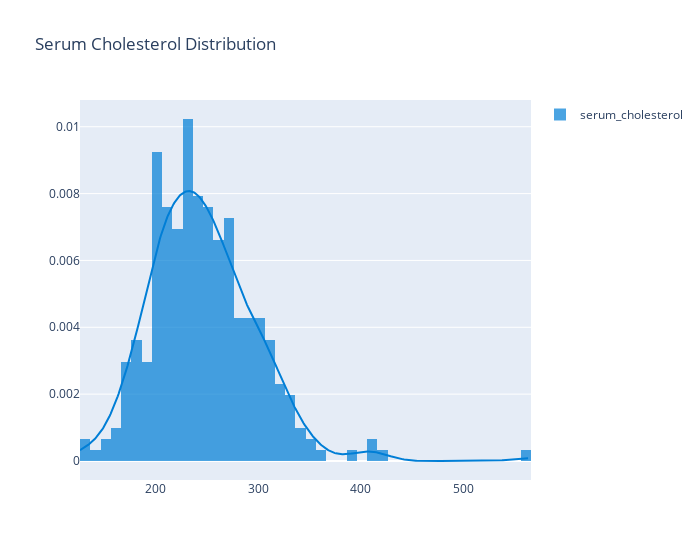

Here is the notebook cell this chart was saved with:
### Code cell
# The distribution of Serum Cholesterol
hist_data = [data['chol']]
group_labels = ['serum_cholesterol'] 
colors = ['#007ED6']
fig = ff.create_distplot(hist_data, group_labels=group_labels, colors=colors,
                         bin_size=10, show_rug=False)
fig.update_layout(width=700, title_text='Serum Cholesterol Distribution')
fig.show()

### Figure 1 — Plotly figure (JSON) as saved in the notebook; plotly's stock layout.template omitted (floating-point values rounded to 4 significant figures; data arrays with more than 128 entries replaced by an {"elided": "..."} marker saying what was removed)
{"data": [{"autobinx": false, "histnorm": "probability density", "legendgroup": "serum_cholesterol", "marker": {"color": "#007ED6"}, "name": "serum_cholesterol", "opacity": 0.7, "type": "histogram", "x": {"elided": "303 int values"}, "xaxis": "x", "xbins": {"end": 564, "size": 10, "start": 126}, "yaxis": "y"}, {"legendgroup": "serum_cholesterol", "marker": {"color": "#007ED6"}, "mode": "lines", "name": "serum_cholesterol", "showlegend": false, "type": "scatter", "x": {"elided": "500 float values"}, "xaxis": "x", "y": {"elided": "500 float values"}, "yaxis": "y"}], "layout": {"barmode": "overlay", "hovermode": "closest", "legend": {"traceorder": "reversed"}, "title": {"text": "Serum Cholesterol Distribution"}, "width": 700, "xaxis": {"anchor": "y2", "domain": [0, 1], "zeroline": false}, "yaxis": {"anchor": "free", "domain": [0, 1], "position": 0}}}
